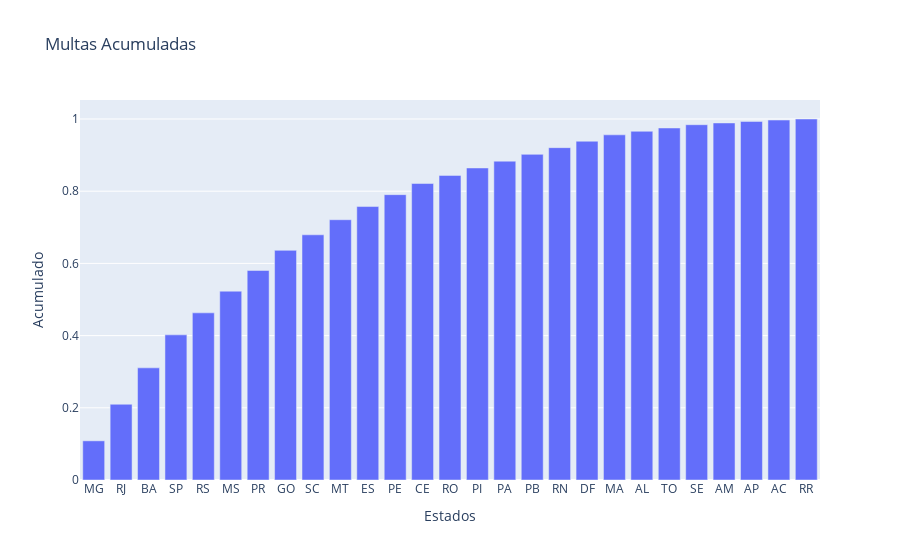

The notebook cell this image was saved under:
### Code cell
px.bar(
    tabela_estados,
    x='Estados',
    y='Acumulado',
    title='Multas Acumuladas'
)

### Figure 1 — Plotly figure (JSON) as saved in the notebook; plotly's stock layout.template omitted (floating-point values rounded to 4 significant figures)
{"data": [{"alignmentgroup": "True", "hovertemplate": "Estados=%{x}<br>Acumulado=%{y}<extra></extra>", "legendgroup": "", "marker": {"color": "#636efa", "pattern": {"shape": ""}}, "name": "", "offsetgroup": "", "orientation": "v", "showlegend": false, "textposition": "auto", "type": "bar", "x": ["MG", "RJ", "BA", "SP", "RS", "MS", "PR", "GO", "SC", "MT", "ES", "PE", "CE", "RO", "PI", "PA", "PB", "RN", "DF", "MA", "AL", "TO", "SE", "AM", "AP", "AC", "RR"], "xaxis": "x", "y": [0.1085, 0.2098, 0.3107, 0.4021, 0.463, 0.523, 0.5804, 0.6361, 0.6792, 0.721, 0.7575, 0.7905, 0.8213, 0.8438, 0.8644, 0.8832, 0.902, 0.9206, 0.9384, 0.9561, 0.966, 0.9751, 0.9842, 0.989, 0.9933, 0.9971, 1], "yaxis": "y"}], "layout": {"barmode": "relative", "legend": {"tracegroupgap": 0}, "title": {"text": "Multas Acumuladas"}, "xaxis": {"anchor": "y", "domain": [0, 1], "title": {"text": "Estados"}}, "yaxis": {"anchor": "x", "domain": [0, 1], "title": {"text": "Acumulado"}}}}
